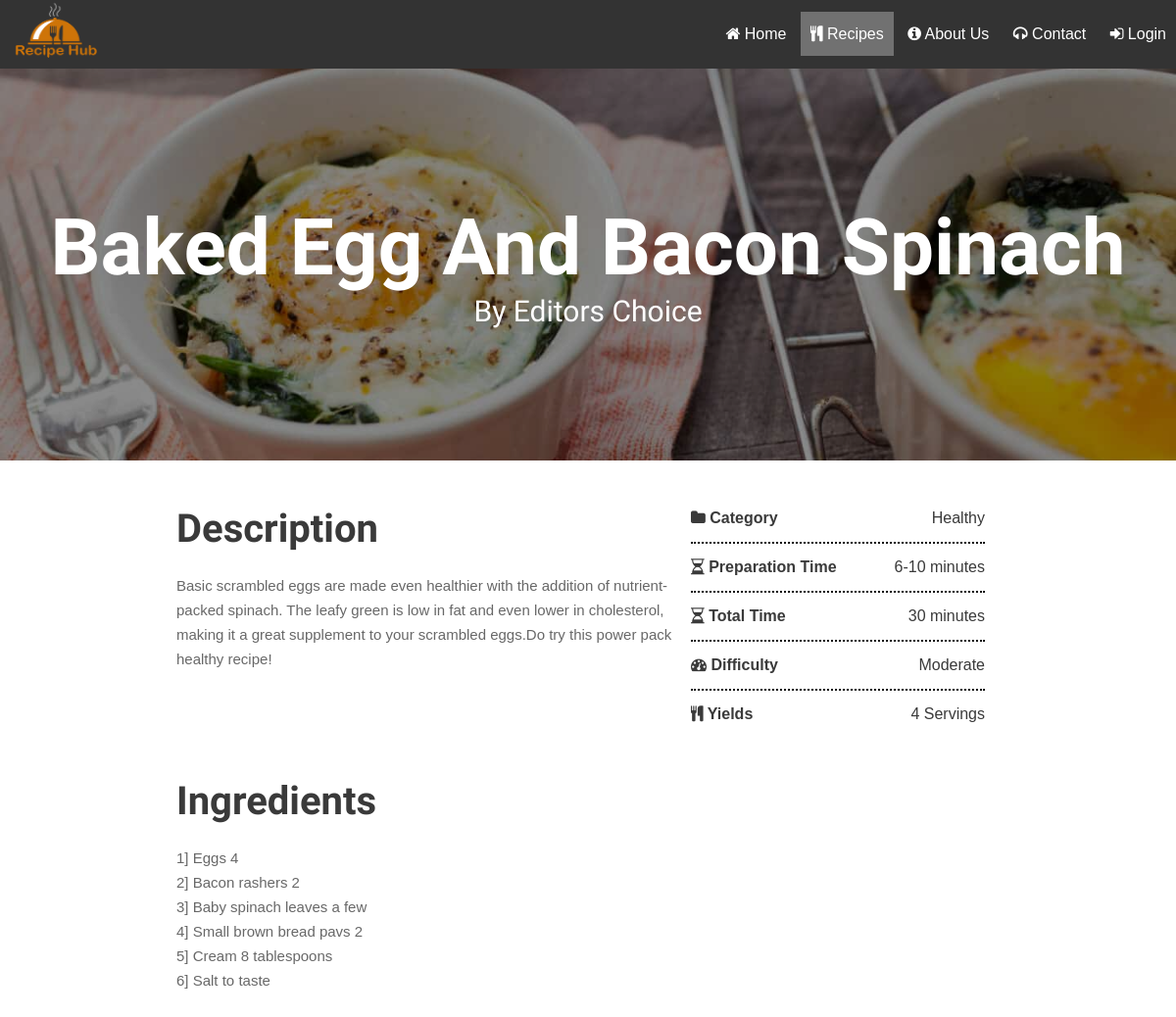
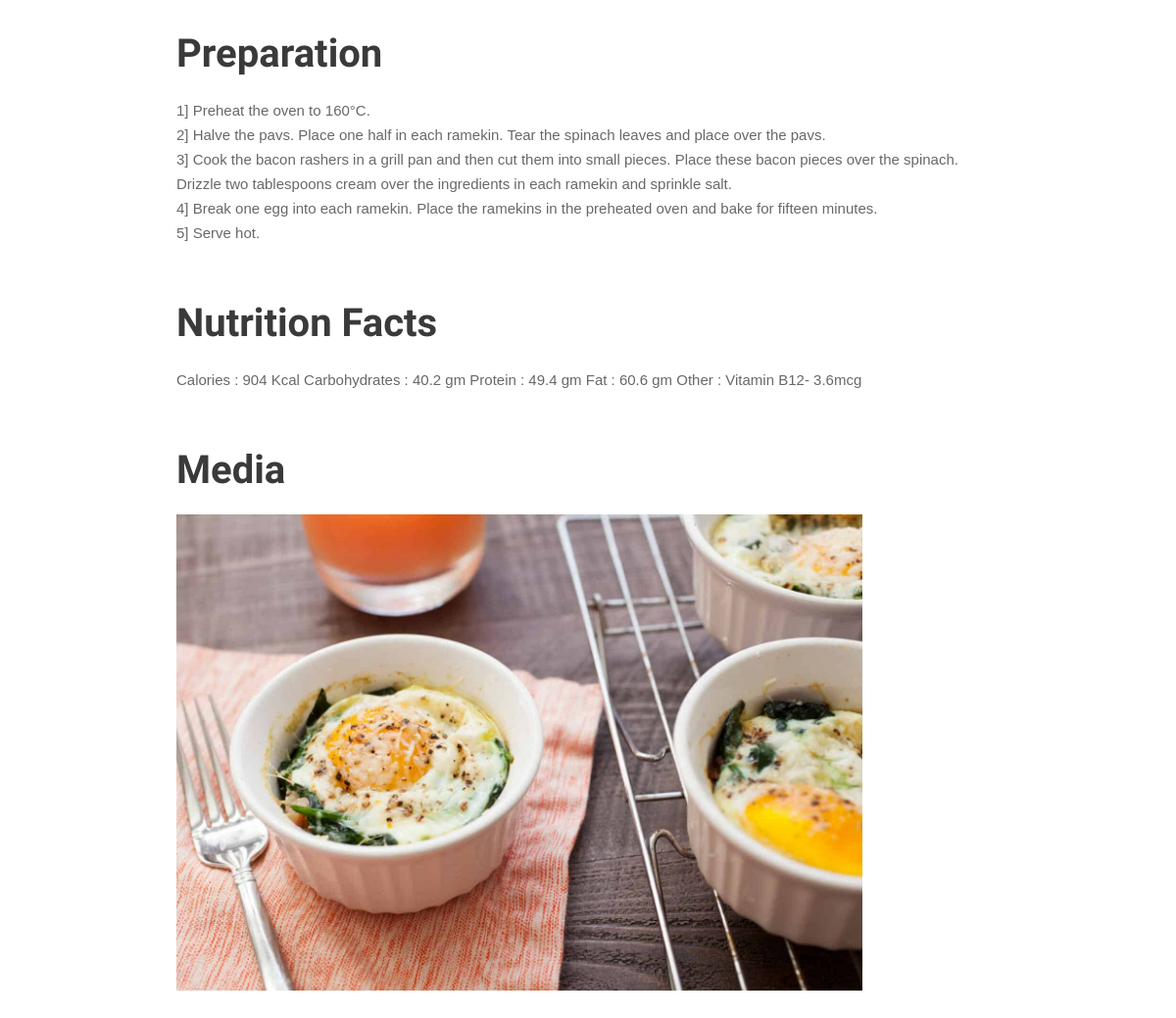
/recipe.php?id=15, run on the app's committed database (2 pictures, top to bottom).
### tables this page shows
CREATE TABLE `dishes` (
  `id` int(10) NOT NULL,
  `name` varchar(255) NOT NULL,
  `uploded_by` varchar(255) NOT NULL,
  `prep` varchar(255) NOT NULL,
  `cook` varchar(255) NOT NULL,
  `ready_in` varchar(255) NOT NULL,
  `category` varchar(255) NOT NULL,
  `serve` int(10) NOT NULL,
  `level` varchar(255) NOT NULL,
  `discription` text NOT NULL,
  `nutritions` longtext NOT NULL,
  `image` varchar(255) NOT NULL
);

CREATE TABLE `ingredients` (
  `dish_id` int(11) NOT NULL,
  `rank` int(11) NOT NULL,
  `ingredients` mediumtext NOT NULL
);

CREATE TABLE `directions` (
  `dish_id` int(11) NOT NULL,
  `step` int(11) NOT NULL,
  `directions` text NOT NULL
);

### recipe.php (the view, shortened to what this page needs)
<?php
  require_once "pdo.php";
  $stmt = $pdo->prepare("SELECT * FROM `dishes` WHERE `id` = :id");
  $stmt->execute(array(":id" => $_GET['id']));
  $dish = $stmt->fetch(PDO::FETCH_ASSOC);
  $stmt = $pdo->prepare("SELECT * FROM `directions` WHERE `dish_id` = :id ORDER BY `directions`.`step` ASC ");
  $stmt->execute(array(":id" => $_GET['id']));
  $directions = $stmt->fetchAll(PDO::FETCH_ASSOC);
  $stmt = $pdo->prepare("SELECT * FROM `ingredients` WHERE `dish_id` = :id ORDER BY `ingredients`.`rank` ASC ");
  $stmt->execute(array(":id" => $_GET['id']));
  $ingredients = $stmt->fetchAll(PDO::FETCH_ASSOC);
?>
<!DOCTYPE html>
<html>
<head>
 		<link rel="stylesheet" href="https://cdnjs.cloudflare.com/ajax/libs/font-awesome/4.7.0/css/font-awesome.min.css">
     <link rel="stylesheet" href="recipe_styles.css">
</head>
<body>
<div class="navbar">
  <div class="logo">
    <img src="img/recipehub.png" id="logoimg" height="70px" width="120px">
  </div>
<ul id="navlist">
  <li class="navlist"><a href="recipe_trial.php"><i class="fa fa-home" aria-hidden="true"></i> Home</a></li>
  <li class="navlist"><a class='active' href="allrecipes.php"><i class='fa fa-cutlery' aria-hidden='true'></i> Recipes</a></li>
  <li class="navlist"><a href="about.php"><i class="fa fa-info-circle" aria-hidden="true"></i> About Us</a></li>
  <li class="navlist"><a href="contact.php"><i class="fa fa-headphones" aria-hidden="true"></i> Contact</a></li>
  <li class="navlist" id='dropbtn'>
  <?php
      if(isset($_SESSION['username'])){
        echo "<a><i class='fa fa-user' aria-hidden='true'></i> welcome ".$_SESSION['username']." <i class='fa fa-angle-double-down' aria-hidden='true'></i></a>";
        echo "<div class='dropdown-content'>";
        echo "<a href='user.php'><i class='fa fa-cutlery' aria-hidden='true'></i> My recipes</a>";
        echo "<a href='logout.php'><i class='fa fa-sign-out' aria-hidden='true'></i> Log Out</a>";
        echo "</div>";
      }else{
        echo "<a href='landing.php'><i class='fa fa-sign-in' aria-hidden='true'></i> Login</a>";
      }
  ?>
  </li>
</ul>
</div>
<div class="dishtitle" style="background-image: url('<?=$dish['image']?>');">
  <div class="overlay" style="background-color:#00000075;height: 100%;">
    <div id="name">
      <h1><?= $dish['name'] ?></h1>
      <a class="cname" href="#"> By <?=$dish['uploded_by']?></a>
    </div>
  </div>
</div>
<div class="main">
<div class="dishinfo">
  <div class="data">
    <h3 class="caption">Description</h3>
    <p><?= $dish['discription'] ?></p>
  </div>
  <div id="dishdata">
    <p class="info-recipe"><i class="fa fa-folder"></i> Category<span class="values"><?= $dish['category'] ?></span></p>
    <p class="info-recipe"><i class="fa fa-hourglass-half"></i> Preparation Time<span class="values"><?= $dish['prep'] ?></span></p>
    <p class="info-recipe"><i class="fa fa-hourglass-half"></i> Total Time<span class="values"><?= $dish['ready_in'] ?></span></p>
    <p class="info-recipe"><i class="fa fa-tachometer"></i> Difficulty<span class="values"><?= $dish['level'] ?></span></p>
    <p class="info-recipe"><i class="fa fa-cutlery"></i> Yields<span class="values"><?= $dish['serve'] ?> Servings</span></p>
  </div>
</div>
<div class="data">
  <h3 class="caption">Ingredients</h3>
  <ul style="list-style-type: none;">
      <?php
        $sr = 1;
        foreach($ingredients as $ingredient){
          echo "<li><span>".$sr."]</span> ".$ingredient['ingredients']." </li>";
          $sr++;
        }
      ?>
    </ul>
</div>
<div class="data">
  <h3 class="caption">Preparation</h3>
  <ul style="list-style-type: none;">
      <?php
        $sr = 1;
        foreach($directions as $direction){
          echo "<li><span>".$sr."]</span> ".$direction['directions']." </li>";
          $sr++;
        }
      ?>
  </ul>
</div>
<div class="data">
  <h3 class="caption">Nutrition Facts</h3>
  <p><?= $dish['nutritions'] ?></p>
</div>
<div class="data">
  <h3 class="caption">Media</h3>
  <img src="<?=$dish['image']?>" class="media" >
</div>
</body>
</html>

### recipe_styles.css (style rules this page uses)
* { box-sizing: border-box; margin: 0; padding: 0; }
body { font-family: Verdana, sans-serif; }
.navbar { position: sticky; top: 0; background-color: #333; height: 70px; line-height: 70px; z-index: 3; }
.logo { float: left; height: 100%; }
#navlist { list-style-type: none; margin: 0; padding: 0; float: right; }
.navlist { height: 100%; display: inline-block; }
.navlist:last-child { border-right: none; }
.navlist a { color: white; text-align: center; padding: 14px 10px; text-decoration: none; }
.active { background-color: #4CAF50; }
.active { background-color: #717171; }

### recipe.php (style rules this page uses)
.dishtitle { position: relative; text-align: center; background-size: cover; background-position: right; color: #fff; height: 400px; font-family: 'Signika', sans-serif; }
#name { position: absolute; top: 50%; left: 50%; width: 95%; transform: translate(-50%, -50%); font-size: 2.5rem; }
.cname { color: #fff; font-weight: 400; font-size: 30px; text-decoration: none; display: block; }
.main { width: 70%; margin: 0px auto; }
.dishinfo { display: flex; flex-wrap: nowrap; margin-top: 20px; justify-content: space-between; }
.data { padding: 30px 0; font-size: 15px; line-height: 25px; color: #686868; }
#dishdata { min-width: 330px; padding: 15px; }
.info-recipe { border-bottom: 2px dotted #080808; padding: 15px 0; font-weight: 600; color: #3A3A3A; }
.info-recipe:last-child { border-bottom: none; }
.values { float: right; letter-spacing: normal; color: #3A3A3A; font-weight: 400; }
.caption { font-family: 'Signika', sans-serif; font-size: 40px; line-height: 40px; margin-bottom: 25px; color: #3A3A3A; }
.media { width: 700px; }

### data on the page
dishes: image (picture), name "Baked Egg And Bacon Spinach", uploded_by "Editors Choice", discription "Basic scrambled eggs are made even healthier with the addition of nutrient-packed spinach. The leafy green is low in fat and even lower in cholesterol, making it a great supplement to your scrambled eggs.Do try this power pack healthy recipe!", category "Healthy", prep "6-10 minutes", ready_in "30 minutes", level "Moderate", serve "4", nutritions "Calories : 904 Kcal Carbohydrates : 40.2 gm Protein : 49.4 gm Fat : 60.6 gm Other : Vitamin B12- 3.6mcg"
ingredients: ingredients "Eggs 4"
ingredients: ingredients "Bacon rashers 2"
ingredients: ingredients "Baby spinach leaves a few"
ingredients: ingredients "Small brown bread pavs 2"
ingredients: ingredients "Cream 8 tablespoons"
ingredients: ingredients "Salt to taste"
directions: directions "Preheat the oven to 160°C."
directions: directions "Halve the pavs. Place one half in each ramekin. Tear the spinach leaves and place over the pavs."
directions: directions "Cook the bacon rashers in a grill pan and then cut them into small pieces. Place these bacon pieces over the spinach. Drizzle two tablespoons cream over the ingredients in each ramekin and sprinkle salt."
directions: directions "Break one egg into each ramekin. Place the ramekins in the preheated oven and bake for fifteen minutes."
directions: directions "Serve hot."
